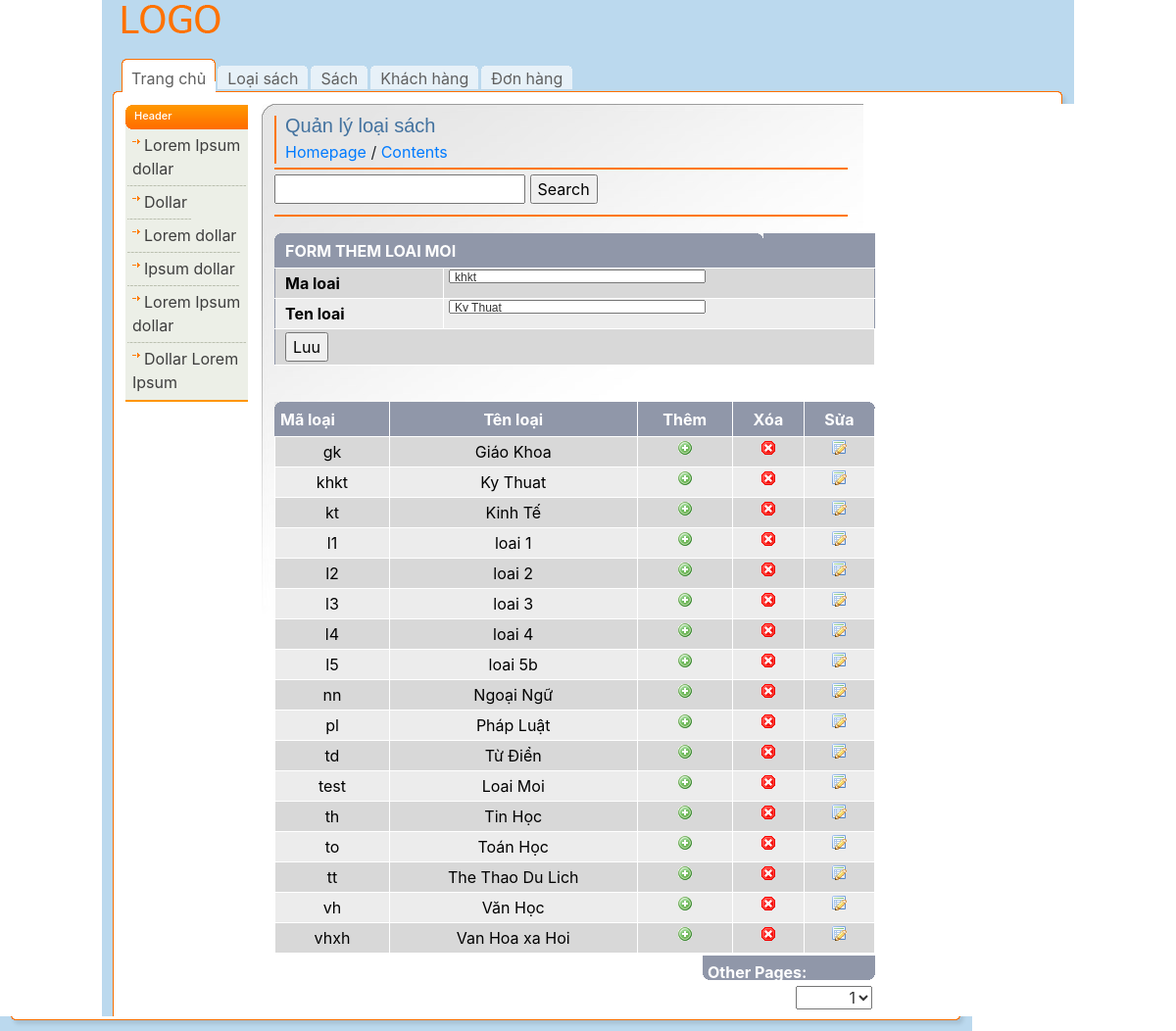
The page /admin/index.php?mo=loai&ac=sua&ml=khkt on the database its author committed.
### tables this page shows
CREATE TABLE IF NOT EXISTS `loai` (
  `maloai` varchar(5) NOT NULL,
  `tenloai` varchar(50) NOT NULL,
  PRIMARY KEY (`maloai`)
);

### classes/Db.class.php (called while the page is built, shortened)
<?php
class Db{
		private $pdo= null;
		public function __construct()
		{
			$driver="mysql:host=". HOST."; dbname=". DB_NAME;
			try
			{
				$this->pdo = new PDO($driver, DB_USER, DB_PASS);
				$this->pdo->query("set names 'utf8' ");
			}
			catch(PDOException $e)
			{
				echo "Err:". $e->getMessage();	exit();
			}
		}
		private function query($sql, $arr = array(), $mode = PDO::FETCH_ASSOC)
		{
			$stm = $this->pdo->prepare($sql);
			if (!$stm->execute( $arr))
				{
				echo "Sql lỗi.";
				echo $this->sql_debug($sql,$arr);
				}
			return $stm->fetchAll($mode);
		}
		public function exeQuery($sql,  $arr = array(), $mode = PDO::FETCH_ASSOC)
		{
			return $this->query($sql, $arr, $mode);
		}
	}
?>

### classes/Loai.class.php (called while the page is built, shortened)
<?php
class Loai extends Db{
	public function tatCa()
	{
		$sql="select * from loai";
		return $this->exeQuery($sql);
	}
	public function thongTin1Loai($ma)
	{
		$sql="select * from loai where maloai=?";
		return $this->exeQuery($sql, array($ma));
	}
}
?>

### admin/loai.php (the view, shortened to what this page needs)
<?php
include_once("../classes/Loai.class.php");
$loaiDB=new Loai;
if(isset($_POST['btnAdd']))
{
	if($loaiDB->them($_POST['txtMaLoai'],$_POST['txtTenLoai'])>0)
		echo "them thanh cong";
	else
		echo "Them ko thanh cong";
}
else if(isset($_POST['btnLuu']))
{
	if($loaiDB->sua($_POST['txtMaLoai'],$_POST['txtTenLoai'])>0)
		echo "Sua thanh cong";
	else
		echo "Sua ko thanh cong";
}else if(isset($_REQUEST['ac']) && $_REQUEST['ac']=="sua")
{
	$loaisua=$loaiDB->thongTin1Loai($_GET['ml']);
}
$dsloai=$loaiDB->tatCa();
?>
<div class="select-bar">
        <label>
        <input type="text" name="textfield" />
        </label>
        <label>
        <input type="submit" name="Submit" value="Search" />
        </label>
      </div>
      	<form action="" method="post">
                  <div class="table" style="width:500px !important;"> <img src="img/bg-th-left.gif" width="8" height="7" alt="" class="left" /> <img src="img/bg-th-right.gif" width="7" height="7" alt="" class="right" />
        <table class="listing form" cellpadding="0" cellspacing="0" width="400">
          <tr>
            <th class="full" colspan="2">FORM THEM LOAI MOI</th>
          </tr>
          <tr>
            <td class="first" width="172"><strong>Ma loai</strong></td>
            <td class="last"><input type="text" class="text" name="txtMaLoai" id="txtMaLoai" value="<?php if(isset($loaisua[0]['maloai'])) echo $loaisua[0]['maloai']; ?>" /></td>
          </tr>
          <tr class="bg">
            <td class="first" width="172"><strong>Ten loai</strong></td>
            <td class="last"><input type="text" class="text" name="txtTenLoai" id="txtTenLoai" value="<?php if(isset($loaisua[0]['maloai'])) echo $loaisua[0]['tenloai']; ?>" /></td>
          </tr>
          <tr>
            <td class="first" colspan="2"><input type="submit"
            name="<?php if(isset($_REQUEST['ac']) && $_REQUEST['ac']=="sua") echo "btnLuu"; else
			 echo "btnAdd" ?>" value="<?php if(isset($_REQUEST['ac']) && $_REQUEST['ac']=="sua") echo "Luu"; else
			 echo "Them" ?>" /></td>
          </tr>
 			</table>
            </div>
      </form>
      <div class="table"> <img src="img/bg-th-left.gif" width="8" height="7" alt="" class="left" /> <img src="img/bg-th-right.gif" width="7" height="7" alt="" class="right" />
        <table class="listing" cellpadding="0" cellspacing="0">
          <tr>
            <th class="first" >Mã loại</th>
            <th>Tên loại</th>
            <th>Thêm</th>
            <th>Xóa</th>
            <th>Sửa</th>
          </tr>
          <?php
		  $i=1;
		  foreach($dsloai as $loai)
		  {
		  ?>
          <tr <?php if($i%2==0) echo 'class="bg"' ?>>
            <td ><?php echo $loai['maloai'] ?></td>
            <td><?php echo $loai['tenloai'] ?></td>
            <td><img src="img/add-icon.gif" width="16" height="16" alt="" /></td>
            <td><a href="javascript:xoa('<?php echo $loai['maloai'] ?>')"><img src="img/hr.gif" width="16" height="16" alt="" /></a></td>
            <td><a href="index.php?mo=loai&ac=sua&ml=<?php echo $loai['maloai'] ?>"><img src="img/edit-icon.gif" width="16" height="16" alt="" /></a></td>
          </tr>
          <?php
		  	$i++;
		  } ?>
        </table>
        <div class="select"> <strong>Other Pages: </strong>
          <select>
            <option>1</option>
          </select>
        </div>
      </div>

### admin/css/all.css (style rules this page uses)
body { margin:0; padding:0; background:#BBD9EE; color:#000; font-family:tahoma,arial,sans-serif; font-size:11px; }
form { margin:0; padding:0 }
img { border:none; }
a { color:#060606;text-decoration: none }
input { vertical-align:middle }
input.text, select, textarea { font-family:arial,sans-serif; color:#333; font-size:12px; vertical-align:middle; }
input.text { padding:1px 0 0 4px; height:14px; font-weight:normal; }
.select-bar { clear:both; border-top:2px solid #f70; border-bottom:2px solid #f70; padding:5px 0 3px 0; margin:0 0 17px 0; }
div.table { float:left; position:relative; width:614px; margin:0 0 37px 0; }
table.listing { border-bottom:1px solid #9097A9; width:613px; padding:0; margin:0; border:1px solid #9097A9; }
table.listing th { border-top:0 !important; }
table.listing th.full { border-left:0;border-right:0 !important;text-align:left;text-transform:uppercase; }
div.table img.left { position:absolute; top:0; left:0; }
div.table img.right { position:absolute; top:0; right:1px; }
table.listing td, table.listing th { border:1px solid #fff; text-align:center; }
table.listing th { background:#9097A9; color:#fff; padding:5px; }
table.listing td { background:#D8D8D8; color:#000; padding:3px 5px; }
table.listing .bg td { background:#ECECEC; }
table.listing .first { border-left:0px solid #9097A9;text-align:left; }
table.listing .last { border-right:0px solid #9097A9; }
table.listing th.first { background:#9097A9 url(../img/bg-th-left.gif) no-repeat left top;border-left:0; }
table.form .last { padding:1px 0 1px 5px;text-align:left; }
table.form th, table.form td { padding-left:10px; }
table.form input.text { width:262px }
div.table .select { float:right; margin:2px 1px 0 0; width:176px; height:25px; background:#9097A9 url(../img/bg-select.gif); color:#fff; }
div.table .select strong { float:left; padding:5px 0 0 5px; }
div.table .select select { float:right; width:78px; margin:2px 3px 0 0; text-align:right; }

### rows shown on the page
loai: txtMaLoai "khkt", txtTenLoai "Ky Thuat", maloai "khkt", tenloai "Ky Thuat"
loai: maloai "gk", tenloai "Giáo Khoa"
loai: maloai "kt", tenloai "Kinh Tế"
loai: maloai "l1", tenloai "loai 1"
loai: maloai "l2", tenloai "loai 2"
loai: maloai "l3", tenloai "loai 3"
loai: maloai "l4", tenloai "loai 4"
loai: maloai "l5", tenloai "loai 5b"
loai: maloai "nn", tenloai "Ngoại Ngữ"
loai: maloai "pl", tenloai "Pháp Luật"
loai: maloai "td", tenloai "Từ Điển"
loai: maloai "test", tenloai "Loai Moi"
loai: maloai "th", tenloai "Tin Học"
loai: maloai "to", tenloai "Toán Học"
loai: maloai "tt", tenloai "The Thao Du Lich"
loai: maloai "vh", tenloai "Văn Học"
loai: maloai "vhxh", tenloai "Van Hoa xa Hoi"
